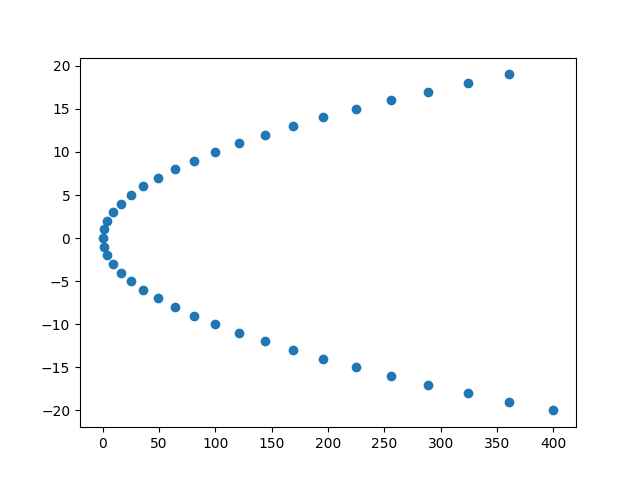

Reproduce this figure in Python.
'''
x,y cords
'''

import matplotlib.pyplot as plt

y_cords = range(-20,20)

x_cords = [x*x for x in y_cords]

plt.scatter(x_cords, y_cords)

plt.show()
